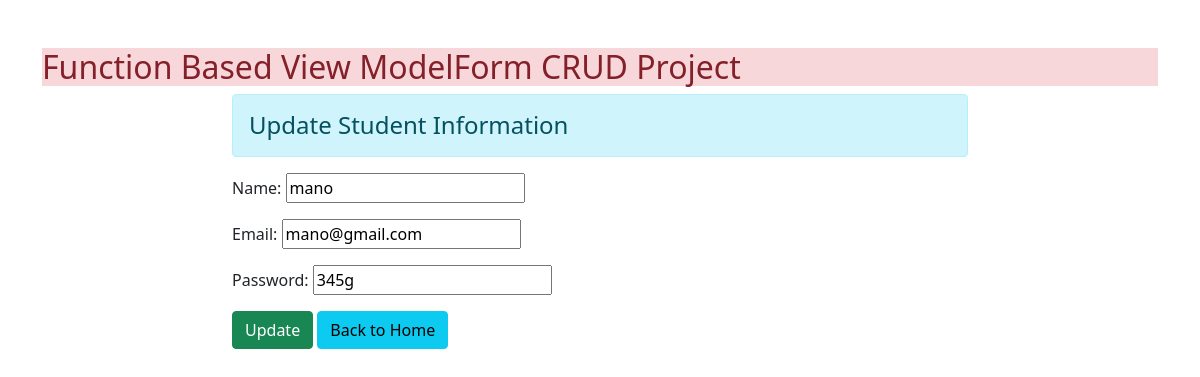
Screenshot of /15/ with the database file from the repository.
### enroll/models.py (models this page shows)
class user(models.Model):
 name = models.CharField(max_length=70)
 email = models.EmailField(max_length=100)
 password = models.CharField(max_length=100)

### enroll/views.py (the view)
# urls.py: path('<int:id>/', views.update_data, name="updatedata"),
def update_data(request, id):
 if request.method == 'POST':
  pi = user.objects.get(pk=id)
  fm = StudentRegistration(request.POST, instance=pi)
  if fm.is_valid():
   fm.save()
 else:
  pi = user.objects.get(pk=id)
  fm = StudentRegistration(instance=pi)
 return render(request, 'enroll/updatestudent.html', {'form':fm})

### enroll/forms.py
class StudentRegistration(forms.ModelForm):
 class Meta:
  model = user
  fields = ['name', 'email', 'password']
  Widgets = {
   'name': forms.TextInput(attrs={'class':'form-control'}),
   'email': forms.EmailInput(attrs={'class':'form-control'}),
   'password': forms.PasswordInput(render_value=True, attrs={'class':'form-control'}),
  }

### enroll/templates/enroll/updatestudent.html (shortened to what this page needs)
{% extends 'enroll/base.html' %}
{% block content %}
 <div class="row">
  <div class="col-sm-8 offset-2">
   <h4 class="alert alert-info">Update Student Information</h4>
   <form action="" method="post">
    {{form.as_p}}
    <input type="submit" class="btn btn-success" value="Update">
    <a href="{% url 'addandshow'%}" class="btn btn-info">Back to Home</a>
   </form>
  </div>
 </div>
{% endblock content %}

### rows the page displays
user: name "mano", email "mano@gmail.com", password "345g"
